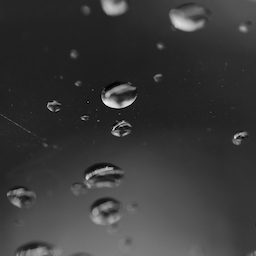
%> input picture Project1/Drops.jpeg, 256 x 256 px
$ octave Project1Code.m   (GNU Octave 9; MATLAB toolbox functions it lacks are replaced by stand-ins)
%> lines starting %> are read from the running program, lines starting %| are printed output that depends on the picture
%Housekeeping commands
close all
clear all

figure
a=imread('Drops.jpeg','jpeg'); %reading in image
%> a is the input picture: size 256x256x3 uint8; min 0, max 248, mean 57.2
a=im2gray(a);
%> a: size 256x256 uint8
clims=[0,32]; %Setting number of levels
imagesc(a,clims); %displaing scaled image
colormap('gray'); %setting color map
axis image off; %turing off axes
%saving image this way to reduce white space with a DPI of 300
exportgraphics(gcf,'Drops32.png','Resolution',300)

clear all %clearing all to start fesh
figure
b=imread('Drops.jpeg','jpeg');
b=im2gray(b);
clims=[0,255]; %setting levels to 255
imagesc(b,clims);
colormap('gray');
axis image off;
exportgraphics(gcf,'Drops255.png','Resolution',300)

%Task 2
clear all %fresh start
figure
a=imread('Drops.jpeg','jpeg');
a=im2gray(a);
imagesc(a);
colormap('lines'); %using lines colormap
axis image off;
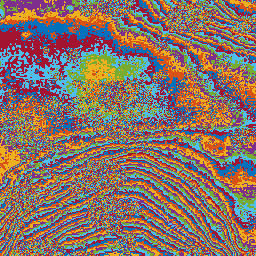
%> displayed picture: size 256x256x3, on the screen's scale of 0 to 255; mean R, G, B 134.5, 113.9, 103.4
exportgraphics(gcf,'Dropslines.png','Resolution',300)
clear all
figure
b=imread('Drops.jpeg','jpeg');
b=b(:,:,1);
imagesc(b);
colormap('turbo'); %using turbo colormap
axis image off;
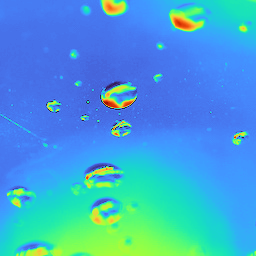
%> displayed picture: size 256x256x3, on the screen's scale of 0 to 255; mean R, G, B 67.1, 161.7, 214.2
exportgraphics(gcf,'Dropsturbo.png','Resolution',300)

%Task3
clear all
c=imread('Drops.jpeg','jpeg');
c=im2gray(c);
clims=[0,255];
Ns=[1,5,10]; %setting number of images to average for each run
MSE=zeros(size(Ns)); %allocation
for j=1:length(Ns) %itterating over runs
    N=Ns(j);
    for i=1:N % itterating over number of images to be averaged
        images=zeros(size(c),'uint8'); %allocating memory
        noise=uint8(floor(randn(256).*20+20)); %making noise array
        imageN=c+noise; %adding noise to original image
        images=images+imageN; %adding all images together
    end
    figure
    M=images/N; % divinding by number of images coadded
    colormap('gray');
    imagesc(M);
    axis image off;
    title([num2str(N),' average']) %labeling the number of used
    exportgraphics(gcf,['Drops',num2str(N),'.png'],'Resolution',300)
    MSE(j)=sum((M-c).^2,'all');%calculating MSE
end
%> this loop made 3 passes
%> pass 1, `M=images/N;`:
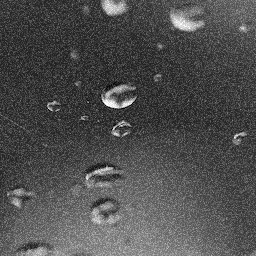
%> M: size 256x256 uint8; min 0, max 255, mean 78.3
%> pass 2, `M=images/N;`:
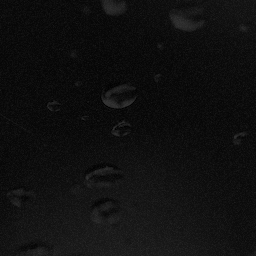
%> M: size 256x256 uint8; min 0, max 51, mean 15.7
%> pass 3, `M=images/N;`:
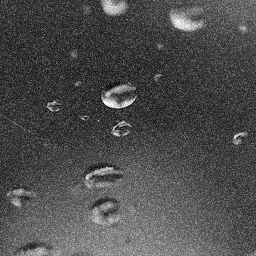
%> M: size 256x256 uint8; min 0, max 26, mean 7.9; drawn with min black and max white
%> after the loop, MSE = [11115821 2270 392]
figure
 %plotting sqrt(MSE) vs N as semilog
semilogy(Ns,sqrt(MSE),'.','MarkerSize',25)
%labeling axes and title
xlabel('Number in Average')
ylabel('$$\sqrt{MSE}$$','Interpreter','latex')
title('N vs MSE')
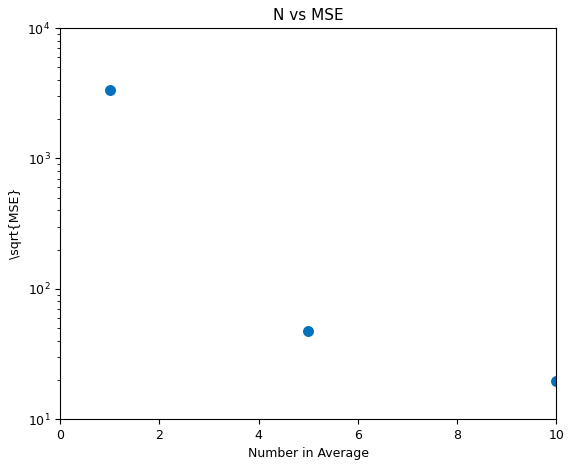
%> figure redrawn from the program's plot data
exportgraphics(gcf,'NvsMSE.png','Resolution',300)
%Task4
d=imread('Drops.jpeg','jpeg');
d=im2gray(d);
figure
theta=35; %setting roation degree
s=0.7; %setting scale factor
strans=[s 0 0; 0 s 0; 0 0 1]; %creating scale transfrom matrix
%creating roating transfrom matrix
rtrans=[cosd(theta) -sind(theta) 0; sind(theta) cosd(theta) 0; 0 0 1];
trans=rtrans*strans; %creating total transfrom maxtix
tform = affine2d(trans); %creating the transfrom
out=imwarp(d,tform); % applying the transfrom
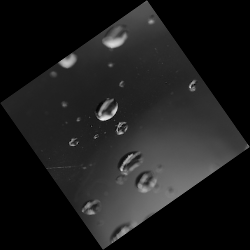
%> out: size 250x250 uint8; min 0, max 235, mean 29.4
imagesc(out);
colormap('gray')
axis image
axis off
exportgraphics(gcf,'DropsTransform.png','Resolution',300)
